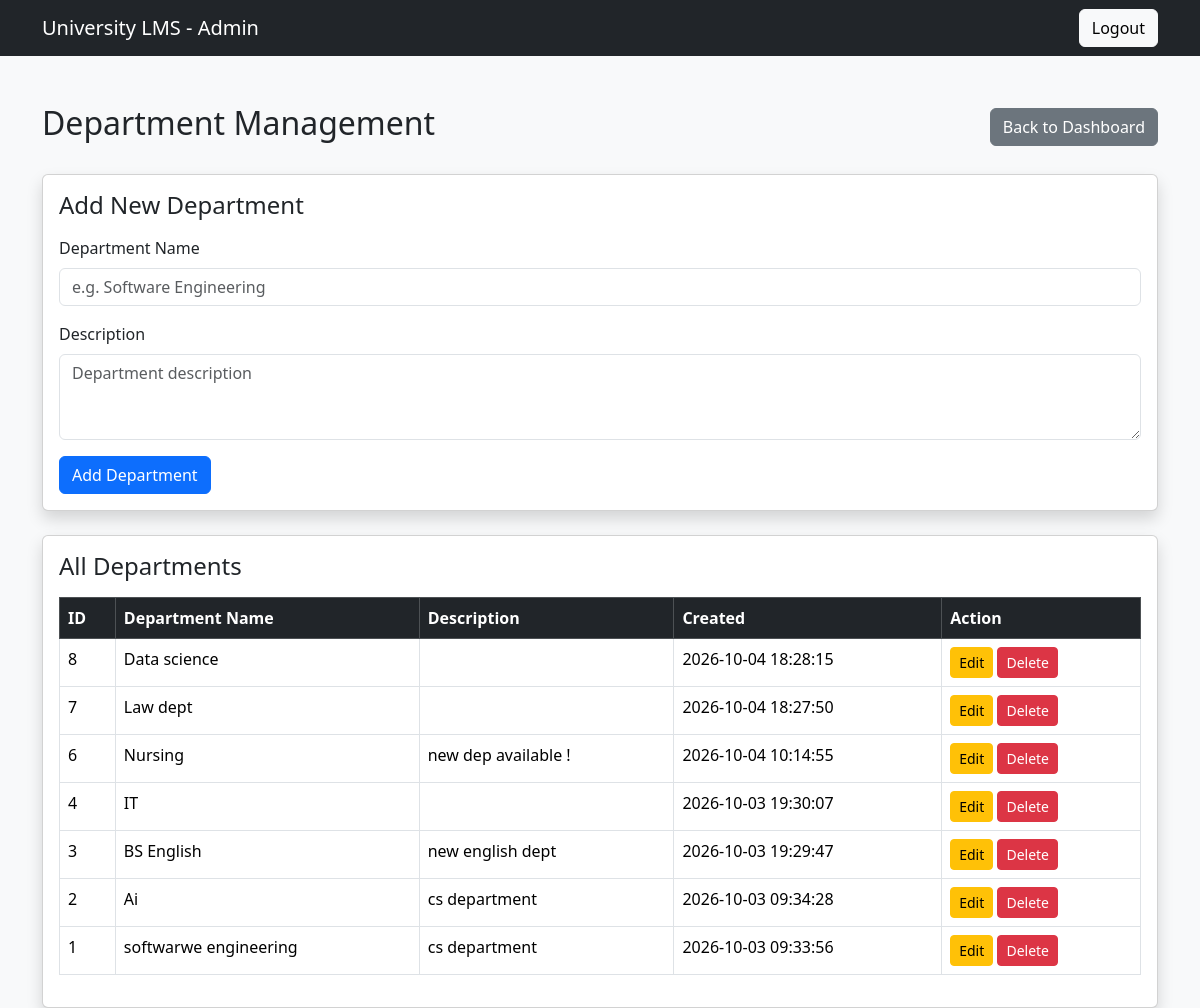
The app's page /admin/departments.php (signed in) with its own data.
### tables this page shows
CREATE TABLE `departments` (
  `id` int(11) NOT NULL,
  `name` varchar(100) NOT NULL,
  `description` text DEFAULT NULL,
  `created_at` timestamp NOT NULL DEFAULT current_timestamp()
);

### admin/departments.php (the view, shortened to what this page needs)
<?php
include "../includes/db.php";
$result = mysqli_query(
    $conn,
    "SELECT * FROM departments ORDER BY id DESC"
);
?>
<!DOCTYPE html>
<html lang="en">
<head>
    <link href="https://cdn.jsdelivr.net/npm/bootstrap@5.3.3/dist/css/bootstrap.min.css"
          rel="stylesheet">
</head>
<body class="bg-light">
<nav class="navbar navbar-dark bg-dark">
    <div class="container">
        <a class="navbar-brand"
           href="dashboard.php">
            University LMS - Admin
        </a>
        <a href="../logout.php"
           class="btn btn-light">
            Logout
        </a>
    </div>
</nav>
<div class="container mt-5">
    <div class="d-flex justify-content-between align-items-center mb-4">
        <h2>Department Management</h2>
        <a href="dashboard.php"
           class="btn btn-secondary">
            Back to Dashboard
        </a>
    </div>
    <div class="card shadow mb-4">
        <div class="card-body">
            <h4 class="mb-3">
                Add New Department
            </h4>
            <form method="POST">
                <div class="mb-3">
                    <label class="form-label">
                        Department Name
                    </label>
                    <input type="text"
                           name="name"
                           class="form-control"
                           placeholder="e.g. Software Engineering"
                           required>
                </div>
                <div class="mb-3">
                    <label class="form-label">
                        Description
                    </label>
                    <textarea name="description"
                              class="form-control"
                              rows="3"
                              placeholder="Department description"></textarea>
                </div>
                <button type="submit"
                        name="add_department"
                        class="btn btn-primary">
                    Add Department
                </button>
            </form>
        </div>
    </div>
    <div class="card shadow">
        <div class="card-body">
            <h4 class="mb-3">
                All Departments
            </h4>
            <div class="table-responsive">
                <table class="table table-bordered table-hover">
                    <thead class="table-dark">
                        <tr>
                            <th>ID</th>
                            <th>Department Name</th>
                            <th>Description</th>
                            <th>Created</th>
                            <th>Action</th>
                        </tr>
                    </thead>
                    <tbody>
                    <?php while ($row = mysqli_fetch_assoc($result)): ?>
                        <tr>
                            <td>
                                <?php echo $row['id']; ?>
                            </td>
                            <td>
                                <?php echo htmlspecialchars($row['name']); ?>
                            </td>
                            <td>
                                <?php echo htmlspecialchars($row['description']); ?>
                            </td>
                            <td>
                                <?php echo $row['created_at']; ?>
                            </td>
                            <td>
                                <a href="edit_department.php?id=<?php echo $row['id']; ?>"
                                   class="btn btn-sm btn-warning">
                                    Edit
                                </a>
                                <a href="departments.php?delete=<?php echo $row['id']; ?>"
                                   class="btn btn-sm btn-danger"
                                   onclick="return confirm('Are you sure you want to delete this department?');">
                                    Delete
                                </a>
                            </td>
                        </tr>
                    <?php endwhile; ?>
                    </tbody>
                </table>
            </div>
        </div>
    </div>
</div>
</body>
</html>

### records on screen
departments: id "8", name "Data science", created_at "2026-10-04 18:28:15"
departments: id "7", name "Law dept", created_at "2026-10-04 18:27:50"
departments: id "6", name "Nursing", description "new dep available !", created_at "2026-10-04 10:14:55"
departments: id "4", name "IT", created_at "2026-10-03 19:30:07"
departments: id "3", name "BS English", description "new english dept", created_at "2026-10-03 19:29:47"
departments: id "2", name "Ai", description "cs department", created_at "2026-10-03 09:34:28"
departments: id "1", name "softwarwe engineering", description "cs department", created_at "2026-10-03 09:33:56"
